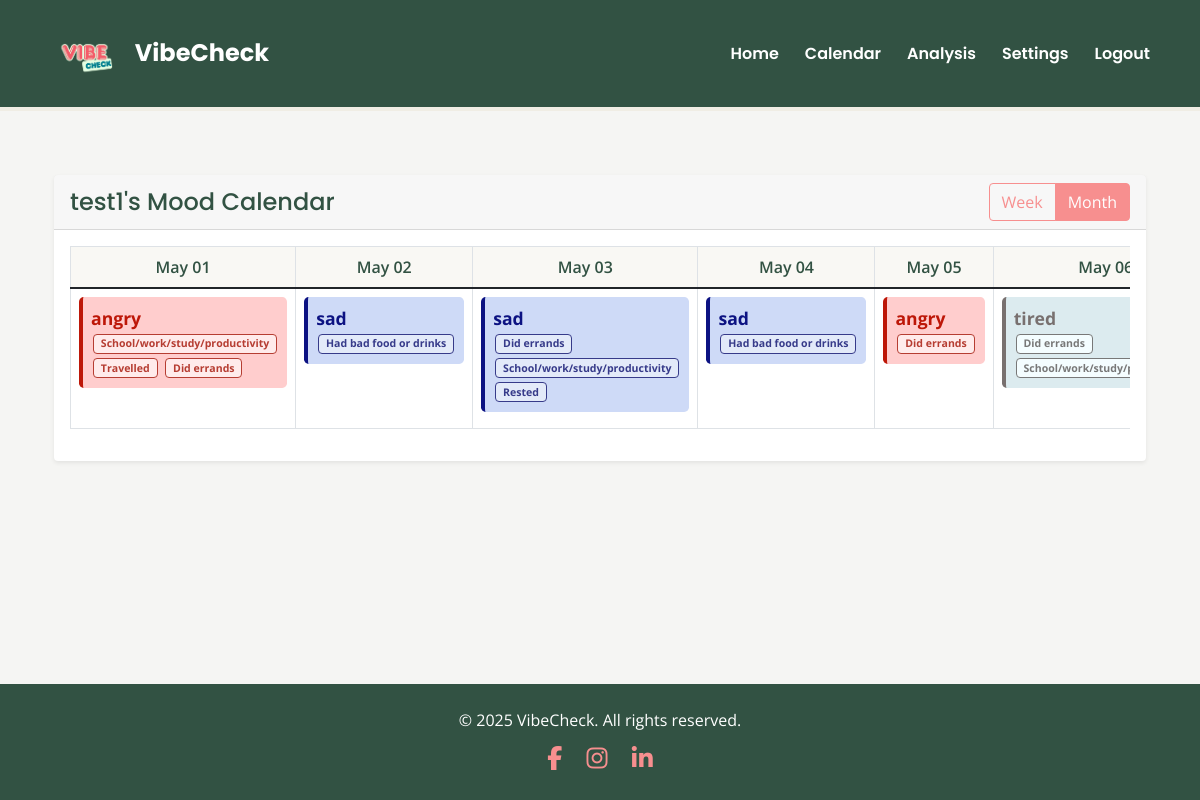
The page /calendar/test1 (signed in) on the database its author committed.
### app/models.py (models this page shows, shortened)
class User(UserMixin, db.Model):
    username = db.Column(db.String(30), primary_key=True)
    password = db.Column(db.String(100))
    privacy_setting = db.Column(db.String(20), default='friends')  # Can be 'public', 'friends', or 'private'
    moods = db.relationship('Mood', backref='user', lazy=True)
    friends = db.relationship(
        'User',
        secondary='friendships',
        primaryjoin=username==Friendship.user_id,
        secondaryjoin=username==Friendship.friend_id,
        backref='friend_of'
    )

class Mood(db.Model):
    id = db.Column(db.Integer, primary_key=True)
    mood = db.Column(db.String(50), nullable=False)
    reasons = db.Column(db.String(500), nullable=True)  # JSON string of selected reasons
    timestamp = db.Column(db.DateTime, nullable=False)
    user_id = db.Column(db.String(30), db.ForeignKey('user.username'), nullable=False)
    def get_reasons(self):
        return json.loads(self.reasons) if self.reasons else []
    @staticmethod
    def get_moods_for_date_range(user_id, start_date, end_date):
        moods = Mood.query.filter(
            Mood.user_id == user_id,
            Mood.timestamp >= start_date,
            Mood.timestamp <= end_date
        ).order_by(Mood.timestamp).all()
        mood_dict = {}
        for mood in moods:
            date_str = mood.timestamp.strftime('%Y-%m-%d')
            mood_dict[date_str] = mood
        return mood_dict

### app/main.py (the view)
@bp.route('/calendar/<user_id>')
@login_required
def calendar_view(user_id):
    user = User.query.get_or_404(user_id)
    if user_id != current_user.username:
        if user.privacy_setting == 'private':
            flash("This user's data is private", "warning")
            return redirect(url_for('main.home'))
        elif user.privacy_setting == 'friends':
            friendship = Friendship.query.filter_by(
                user_id=current_user.username,
                friend_id=user_id
            ).first()
            if not friendship:
                flash("You can only view calendars of your friends", "warning")
                return redirect(url_for('main.home'))
    today = datetime.now().date()
    week_start = today - timedelta(days=today.weekday())
    week_end = week_start + timedelta(days=6, hours=23, minutes=59, seconds=59)
    month_start = today.replace(day=1)
    if today.month == 12:
        month_end = today.replace(year=today.year + 1, month=1, day=1) - timedelta(days=1)
    else:
        month_end = today.replace(month=today.month + 1, day=1) - timedelta(days=1)
    week_dates = [week_start + timedelta(days=i) for i in range(7)]
    month_dates = []
    current_date = month_start
    while current_date <= month_end:
        month_dates.append(current_date)
        current_date += timedelta(days=1)
    week_moods = Mood.get_moods_for_date_range(user_id, week_start, week_end)
    month_moods = Mood.get_moods_for_date_range(user_id, month_start, month_end)
    return render_template('calendar.html',
                         user=user,
                         week_dates=week_dates,
                         month_dates=month_dates,
                         week_moods=week_moods,
                         month_moods=month_moods)

### app/__init__.py (called while the page is built)
def create_app(config_class=Config):
    app = Flask(__name__)
    app.config.from_object(config_class)
    if csrf_available:
        csrf = CSRFProtect(app)  # moved here to use app context directly
    db.init_app(app)
    login_manager.init_app(app)
    from app.auth import bp as auth_bp
    app.register_blueprint(auth_bp)
    from app.main import bp as main_bp
    app.register_blueprint(main_bp)
    os.makedirs(os.path.join(os.path.dirname(os.path.dirname(__file__)), 'instance'), exist_ok=True)
    from app.models import User, Mood, Friendship
    @login_manager.user_loader
    def load_user(id):
        return User.query.get(str(id))
    return app

### app/templates/calendar.html (shortened to what this page needs)
{% extends "base.html" %}
{% block head %}
<link rel="stylesheet" href="{{ url_for('static', filename='css/calendar.css') }}">
{% endblock %}
{% block content %}
<div class="container mt-4">
    <div class="row">
        <div class="col-12">
            <div class="card border-0 shadow-sm rounded-4 bg-light-subtle">
                <div class="card-header d-flex justify-content-between align-items-center">
                    <h4>{{ user.username }}'s Mood Calendar</h4>
                    <div class="btn-group">
                        <button type="button" class="btn btn-outline-theme" id="weekView">Week</button>
                        <button type="button" class="btn btn-outline-theme active" id="monthView">Month</button>
                    </div>
                </div>
                <div class="card-body">
                    <div id="monthCalendar">
                        <div class="table-responsive">
                            <table class="table table-bordered">
                                <thead>
                                    <tr>
                                        {% for day in month_dates %}
                                        <th>{{ day.strftime('%b %d') }}</th>
                                        {% endfor %}
                                    </tr>
                                </thead>
                                <tbody>
                                    <tr>
                                        {% for day in month_dates %}
                                        <td class="mood-cell" data-date="{{ day.strftime('%Y-%m-%d') }}">
                                            {% set mood = month_moods.get(day.strftime('%Y-%m-%d')) %}
                                            {% if mood %}
                                            <div class="mood-indicator bg-{{ mood.mood }}-subtle rounded-3 p-2 fw-bold">
                                                {{ mood.mood }}
                                                <div class="reasons-list">
                                                    {% for reason in mood.get_reasons() %}
                                                    <span class="reason-{{ mood.mood }} badge">{{ reason }}</span>
                                                    {% endfor %}
                                                </div>
                                            </div>
                                            {% else %}
                                            <div class="text-muted fst-italic">No mood recorded</div>
                                            {% endif %}
                                        </td>
                                        {% endfor %}
                                    </tr>
                                </tbody>
                            </table>
                        </div>
                    </div>
                </div>
            </div>
        </div>
    </div>
</div>
{% endblock %}

### app/static/css/base.css (style rules this page uses)
body { background-color: #F5F5F3; font-family: 'Open Sans', sans-serif; }
.mood-indicator { padding: 0.25rem 0.5rem; border-radius: 0.25rem; font-size: 0.875rem; }

### app/static/css/calendar.css (style rules this page uses)
.mood-cell { height: 100px; padding: 8px; vertical-align: top; background-color: #fff; transition: background-color 0.2s ease-in-out; }
.mood-indicator { font-size: 1.1em; padding: 4px 8px; border-radius: 4px; margin-bottom: 8px; background-color: #f9f8f4; font-family: 'Open Sans', sans-serif; }
.reasons-list { font-size: 0.8em; }
.reasons-list .badge { margin: 2px; display: inline-block; }
.card-header h4 { font-family: 'Poppins', sans-serif; color: #325243; margin: 0; }
.btn-outline-theme { color: #F78F8F; border-color: #F78F8F; background-color: transparent; transition: all 0.2s ease-in-out; }
.btn-outline-theme:hover, .btn-outline-theme.active, .btn-outline-theme:focus { background-color: #F78F8F; color: white; border-color: #F78F8F; }
.table thead th { background-color: #f9f8f4; color: #325243; text-align: center; font-weight: 600; }
.bg-sad-subtle { background-color: #cedaf7; color: #0c1282; border-left: 4px solid #0c1282; }
.reason-sad { background-color: #e3eaf9; color: #373b8a; border: 1px solid #373b8a; }
.bg-angry-subtle { background-color: #ffcdcd; color: #bd1708; border-left: 4px solid #bd1708; }
.reason-angry { background-color: #ffebeb; color: #b63d32; border: 1px solid #b63d32; }
.bg-tired-subtle { background-color: #dcebef; color: #78706f; border-left: 4px solid #78706f; }
.reason-tired { background-color: #f4fdff; color: #787878; border: 1px solid #787878; }

### rows shown on the page
User: username "test1"
Mood: mood "angry"
Mood: mood "sad"
Mood: mood "sad"
Mood: mood "sad"
Mood: mood "angry"
Mood: mood "tired"

### other values the page prints
{{ day.strftime('%b %d') }} "May 01" "May 02" "May 03" "May 04" "May 05" "May…"
{{ reason }} "School/work/study/productivity" "Travelled" "Did errands" "Had bad food or drinks" "Did errands" "School/work/study/productivity" "Rested" "Had bad food or drinks" "Did errands" "Did errands"
